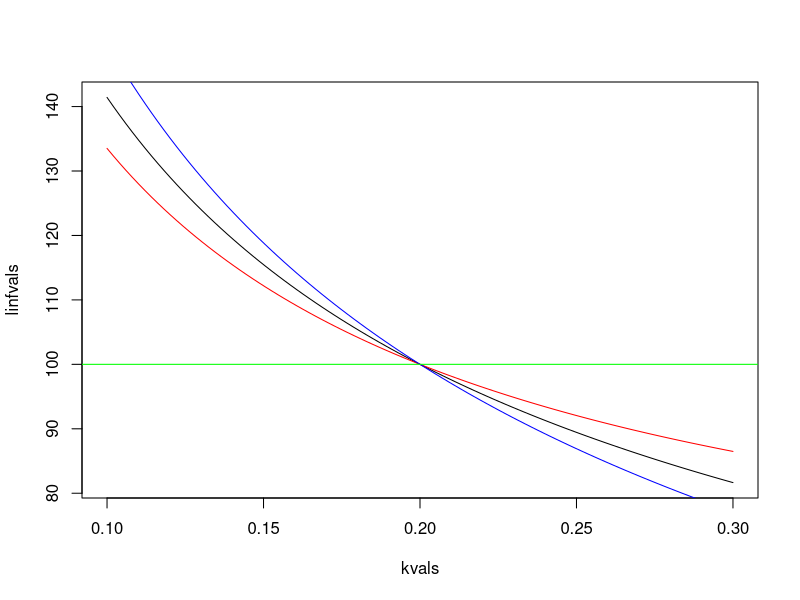
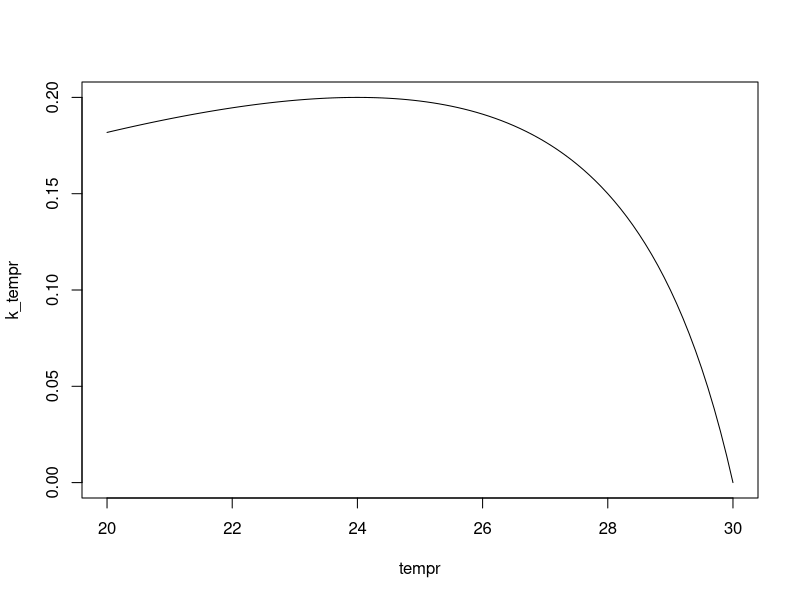
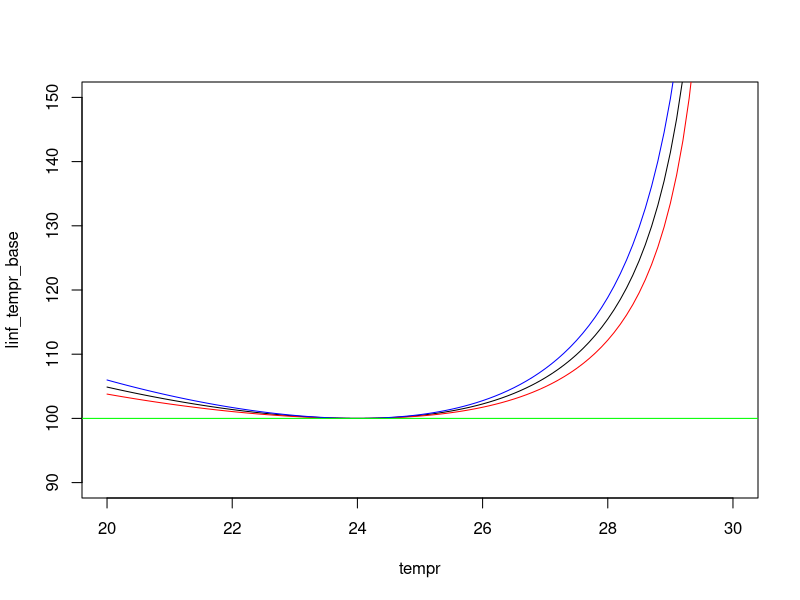

Reproduce these figures in R, in order.
#test the k to linf function

Linf <- 100
k <- 0.2

phi_0 <- log10(k) + 2*log10(Linf)
phi_1 <- 0
linf_eqn <- function(phi_0, phi_1, kt, k){
  lin <- phi_0 + phi_1*(kt-k)
  Linf <- sqrt((10^lin)/ kt)
  return(Linf)
}

kvals <- seq(0.1, 0.3, length.out = 100)

linfvals <- linf_eqn(phi_0, phi_1=0, kvals, k)
linfvals1 <- linf_eqn(phi_0, phi_1= 0.5, kvals, k)
linfvals2 <- linf_eqn(phi_0, phi_1= -0.5, kvals, k)


plot(kvals, linfvals, type = 'l')
lines(kvals, linfvals1, col = 'red')
lines(kvals, linfvals2, col = 'blue')
abline(h = Linf, col = 'green')

#
#now do the plot for a range of temperatures
#

k_tempr <- function(tempr, tempr_max, tempr_min, tempr_opt, k_opt){
  growth_coef_tempr <- k_opt * ((tempr - tempr_min) * (tempr- tempr_max) / 
                                  ((tempr - tempr_min) * (tempr - tempr_max) - (tempr - tempr_opt)^2)
  )
  return(growth_coef_tempr)
}

tempr <- seq(20, 30, by = 0.1) # temperature range (made-up numbers)

tempr_min <- 4 # minimum temperature (made-up number)
tempr_max <- 30 # maximum temperature (made-up number)
tempr_opt <- 24 # optimal temperature (made-up number)
k_opt <- k

k_tempr <- k_tempr(tempr, tempr_max, tempr_min, tempr_opt, k_opt)
linf_tempr_base <- linf_eqn(phi_0, phi_1=0, k_tempr, k)
linf_tempr_plus <- linf_eqn(phi_0, phi_1=0.5, k_tempr, k)
linf_tempr_minus <- linf_eqn(phi_0, phi_1=-0.5, k_tempr, k)

plot(tempr, k_tempr, type = 'l')

plot(tempr, linf_tempr_base, type = 'l', ylim = c(90, 150))
lines(tempr, linf_tempr_plus, col = 'red')
lines(tempr, linf_tempr_minus, col = 'blue')
abline(h = Linf, col = 'green')
